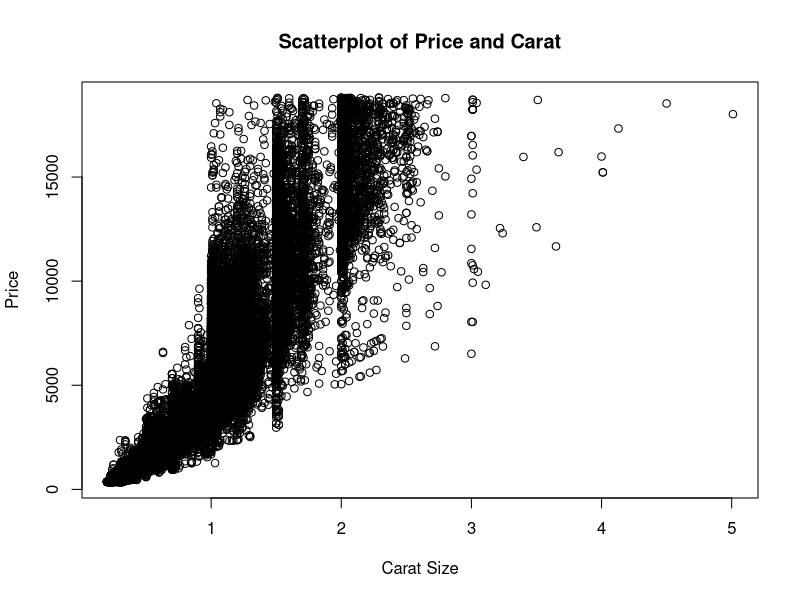
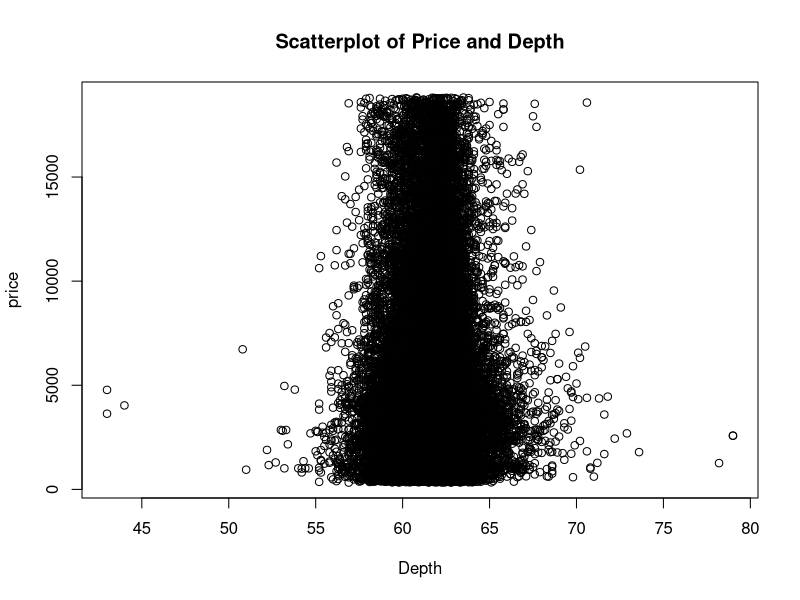
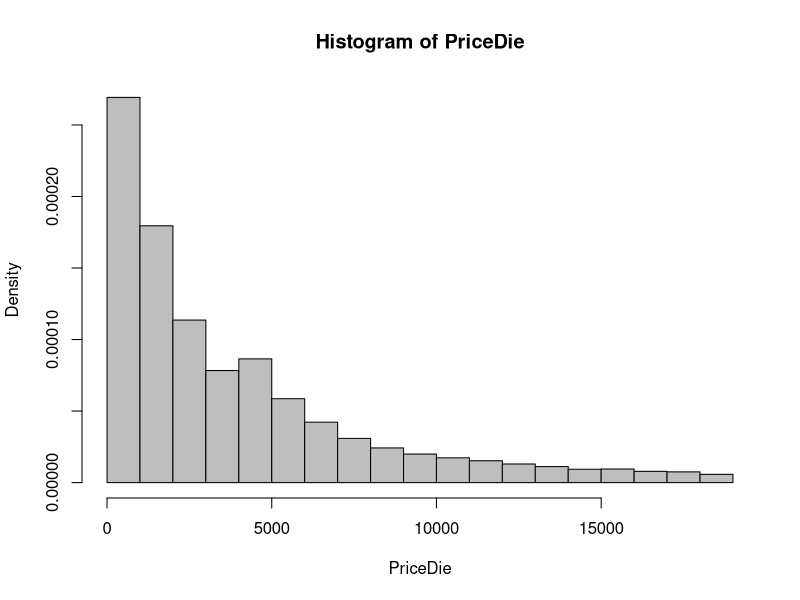
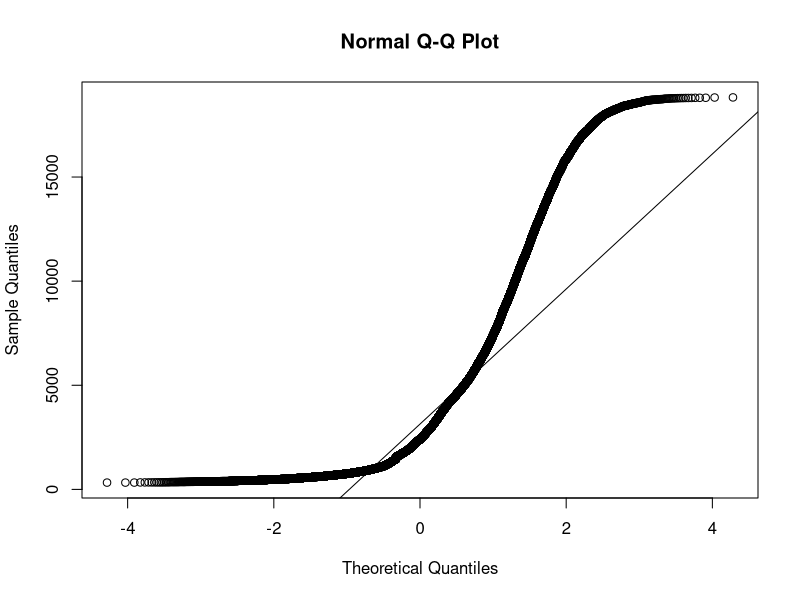

Write the R code that produced these figures, in order. (Note: this script raises an error after producing the figures.)
## ---- chunk 1
knitr::opts_chunk$set(echo = TRUE)
options(repos=structure(c(CRAN="http://cran.r-project.org")))
options(repos="https://cran.rstudio.com" )
install.packages("pscl", repos = "https://cran.rstudio.com")
install.packages("dplyr")
install.packages("ggplot2")
## ---- chunk 2
library(ggplot2)

diamonds 
## ---- chunk 3
library("Hmisc")
attach(diamonds)
plot(carat, price, main="Scatterplot of Price and Carat", 
  	xlab="Carat Size", ylab="Price") 
## ---- chunk 4
attach(diamonds)
plot(depth, price, main="Scatterplot of Price and Depth", 
  	xlab="Depth", ylab="price") 
## ---- chunk 5
PriceDie <- diamonds$price
hist(PriceDie, col='grey', freq=FALSE)

## ---- chunk 6
qqnorm(diamonds$price)
qqline(diamonds$price)

## ---- chunk 7
cor.test(carat, price, method = "pearson")
## ---- chunk 8
cor.test(depth, price, method = "pearson")
## ---- chunk 9
xyplot(price~price, data = diamonds)
## ---- chunk 10
plot(price ~ carat, data= diamonds, main="I got Diamonds on Diamonds")
abline(lm(price~carat), col="red")

## ---- chunk 11
diamondregdep = lm(price ~ depth, data = diamonds)
summary(diamondregdep)
## ---- chunk 12
plot(price ~ depth, data= diamonds, main="I Got Diamonds on Diamonds")
abline(lm(price~depth), col="red")
## ---- chunk 13
multregdiamond = lm(price ~ depth + carat, data = diamonds)
summary(multregdiamond)

## ---- chunk 14
